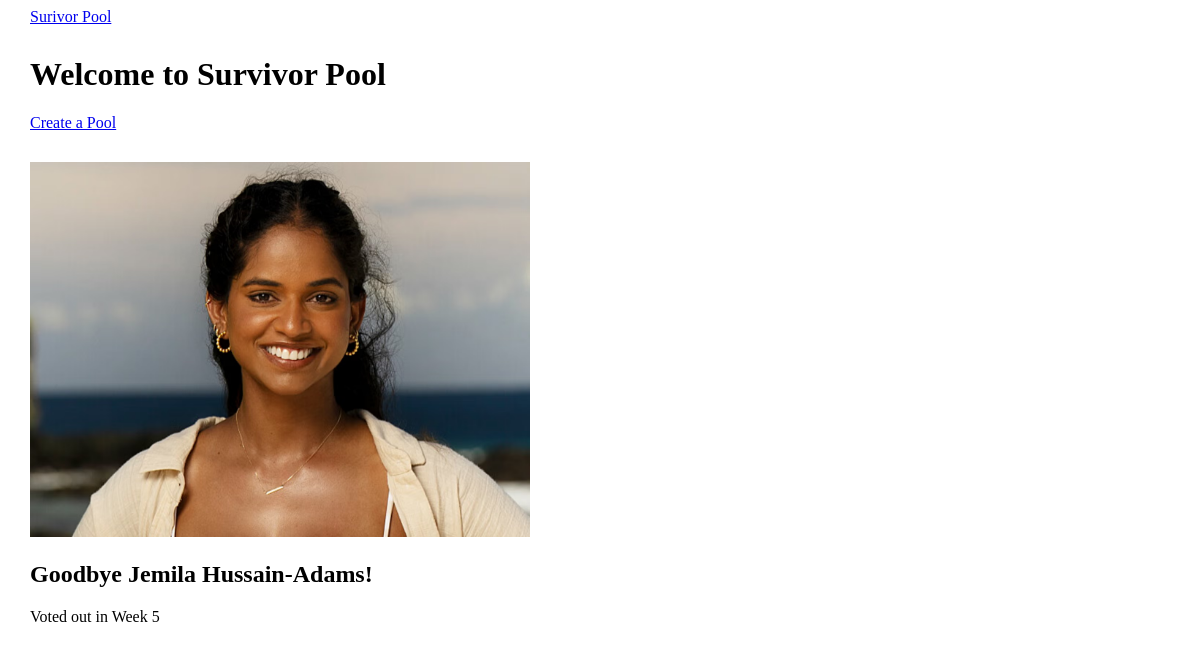
Before: / with the older database file.
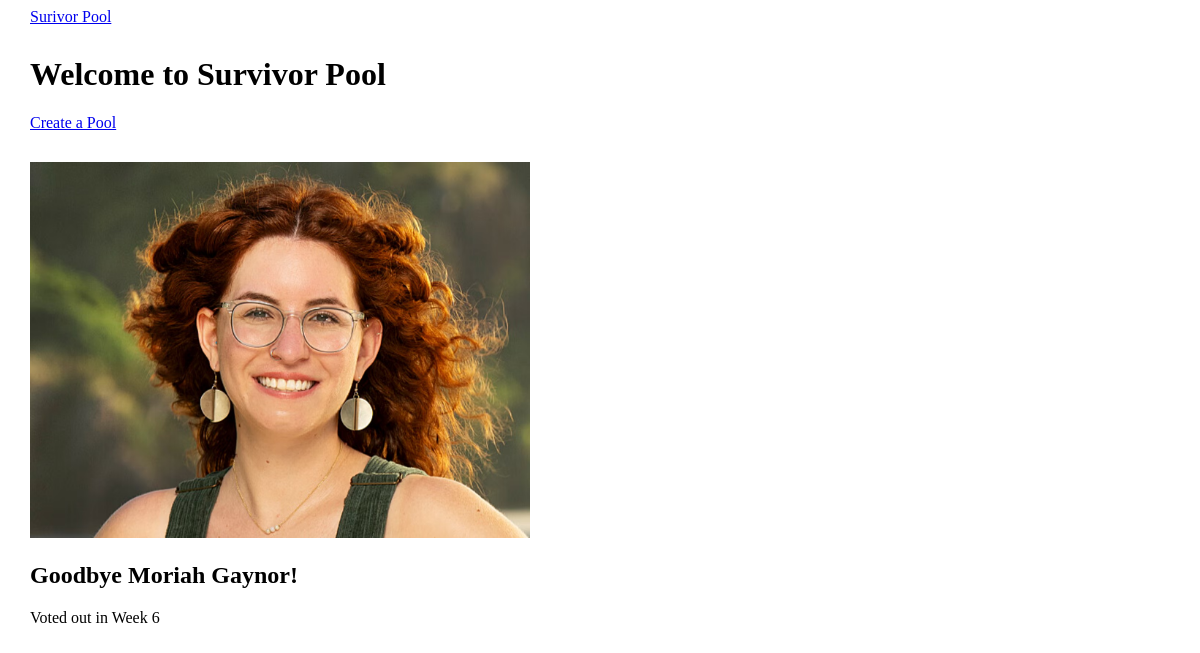
After: the same page with the newer database file.
### tables this page shows
CREATE TABLE survivors (
contestant_id INTEGER PRIMARY KEY,
contestant TEXT NOT NULL,
image_path TEXT NOT NULL,
voted_out_in_week INTEGER
);

### app.py (the view)
@app.route("/", methods=["GET", "POST"])
def index():
    if request.method == "GET":
            goodbye = db.execute("SELECT * FROM survivors ORDER BY voted_out_in_week DESC LIMIT 1")
            return render_template("index.html", goodbye=goodbye)

### app.py (called while the page is built)
@app.after_request
def after_request(response):
    response.headers["Cache-Control"] = "no-cache, no-store, must-revalidate"
    response.headers["Expires"] = 0
    response.headers["Pragma"] = "no-cache"
    return response

### templates/index.html (shortened to what this page needs)
{% extends "layout.html" %}
{% block main %}
<div class="section">
    <h1>Welcome to Survivor Pool</h1>
    <a href="/pool/create">Create a Pool</a>
</div>
<div class="section">
    <img src="{{ goodbye[0]['image_path'] }}" style="width:500px" alt="{{ goodbye[0]['contestant'] }}">
    <h2>Goodbye {{ goodbye[0]['contestant'] }}!</h2>
    <p>Voted out in Week {{ goodbye[0]['voted_out_in_week'] }}</p>
</div>
</body>
{% endblock %}

### templates/layout.html (shortened to what this page needs)
<!DOCTYPE html>
<html lang="en">
    <head>
        <link href="/static/styles.css" rel="stylesheet">
    </head>
    <body class="body">
        <div class="section">
            <nav>
                <a href="/">Surivor Pool</a>
            </nav>
        </div>
        <main>
            {% block main %}{% endblock %}
    </body>
</html>

### static/styles.css (style rules this page uses)
.section { margin-bottom: 30px; }
.body { margin-left: 30px; }

Changed rows visible on the page:
no longer on this page (row unchanged): survivors: image_path (picture), contestant "Jemila Hussain-Adams", voted_out_in_week "5"
now on this page (row edited): survivors: image_path (picture), contestant "Moriah Gaynor", voted_out_in_week "6"
